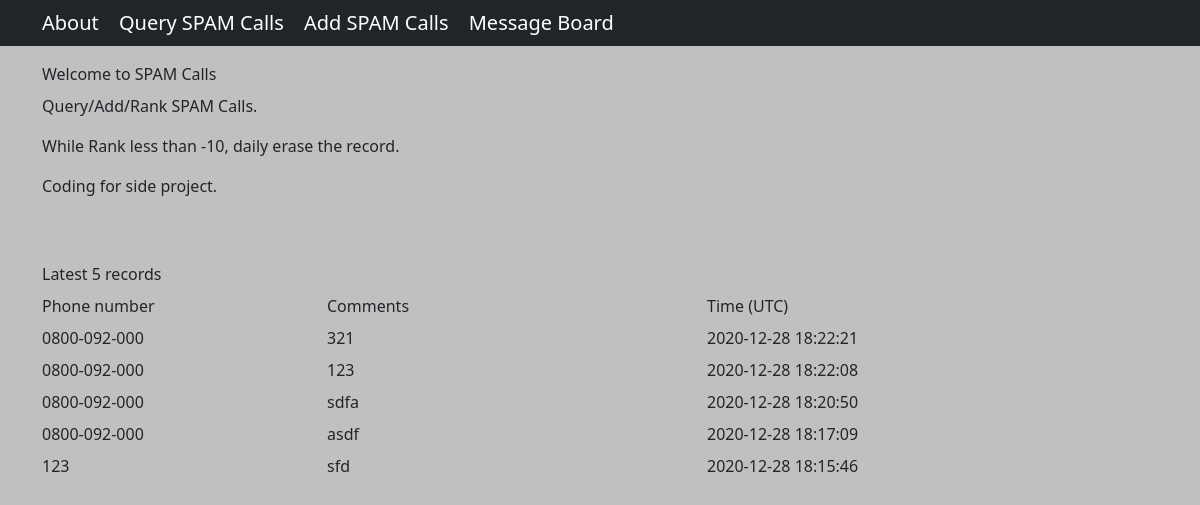
Before: /about with the older database file.
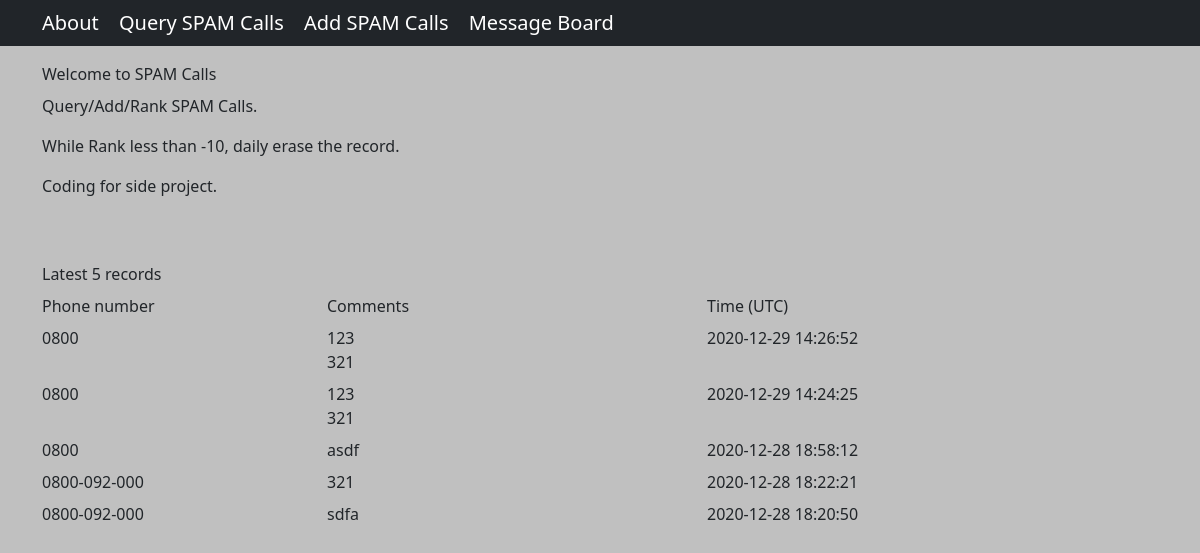
After: the same page with the newer database file.
### tables this page shows
CREATE TABLE calls (
            id INTEGER PRIMARY KEY AUTOINCREMENT,
            phone TEXT NOT NULL,
            comments TEXT NOT NULL,
            time TIMESTAMP DEFAULT CURRENT_TIMESTAMP,
            rank INTEGER DEFAULT 0
        );

### routes.py (the view)
@app.route("/", methods=["POST", "GET"])
@app.route("/about", methods=["POST", "GET"])
def about():
    sql = "select * from calls order by id desc limit 5"
    con = sqlite3.connect(database)
    con.row_factory = sqlite3.Row
    cur = con.cursor()
    cur.execute(sql)
    data = cur.fetchall()
    con.close()
    msg = ""
    if data == []:
        msg = None
        return render_template("result.html", action='query', msg=msg)
    return render_template("about.html", data=data)

### templates/about.html (shortened to what this page needs)
{% extends "template.html" %}
{% block main %}
<div class="container">
    <label class="form-label">Welcome to SPAM Calls</label>
    <p class="text-justify">Query/Add/Rank SPAM Calls.</p>
    <p class="text-justify">While Rank less than -10, daily erase the record.</p>
    <p class="text-justify">Coding for side project.</p>
</div>
<div class="container">
    {% if msg != None%}
    <label class="form-label">Latest 5 records</label>
    <div class="row mb-2">
        <div class="col-3">Phone number</div>
        <div class="col-4">Comments</div>
        <div class="col-4">Time (UTC)</div>
    </div>
    {% for rec in data %}
    <div class="row mb-2">
        <div class="col-3">{{ rec["phone"] }}</div>
        <div class="col-4 newline">{{ rec["comments"] }}</div>
        <div class="col-4">{{ rec["time"] }}</div>
    </div>
    {% endfor %}
    {% endif %}
</div>
{% endblock %}

### templates/template.html (shortened to what this page needs)
<html>
<head>
    {% include "head.html" %}
</head>
<body>
    <main>
        {% include "nav.html" %}
        {% block main %}{% endblock %}
    </main>
</body>
</html>

### templates/head.html (shortened to what this page needs)
<link href="https://cdn.jsdelivr.net/npm/bootstrap@5.0.0-beta1/dist/css/bootstrap.min.css" rel="stylesheet"
>
<link rel="stylesheet" href="{{ url_for('static', filename='global.css') }}">

### templates/nav.html
<nav class="navbar navbar-dark bg-dark">
    <div class="container">
        <div class="navbar-header">
            <a class="navbar-brand" href="/about">About</a>
            <a class="navbar-brand" href="/query">Query SPAM Calls</a>
            <a class="navbar-brand" href="/add">Add SPAM Calls</a>
            <a class="navbar-brand" href="/message">Message Board</a>
        </div>
    </div>
</nav>

### static/global.css (style rules this page uses)
body { background: Silver !important; }
div .newline { white-space: pre-wrap; }

Changed rows visible on the page:
removed calls: phone "0800-092-000", comments "123", time "2020-12-28 18:22:08"
removed calls: phone "0800-092-000", comments "asdf", time "2020-12-28 18:17:09"
no longer on this page (row unchanged): calls: phone "123", comments "sfd", time "2020-12-28 18:15:46"
added calls: phone "0800", comments "123 321", time "2020-12-29 14:26:52"
added calls: phone "0800", comments "123 321", time "2020-12-29 14:24:25"
added calls: phone "0800", comments "asdf", time "2020-12-28 18:58:12"
